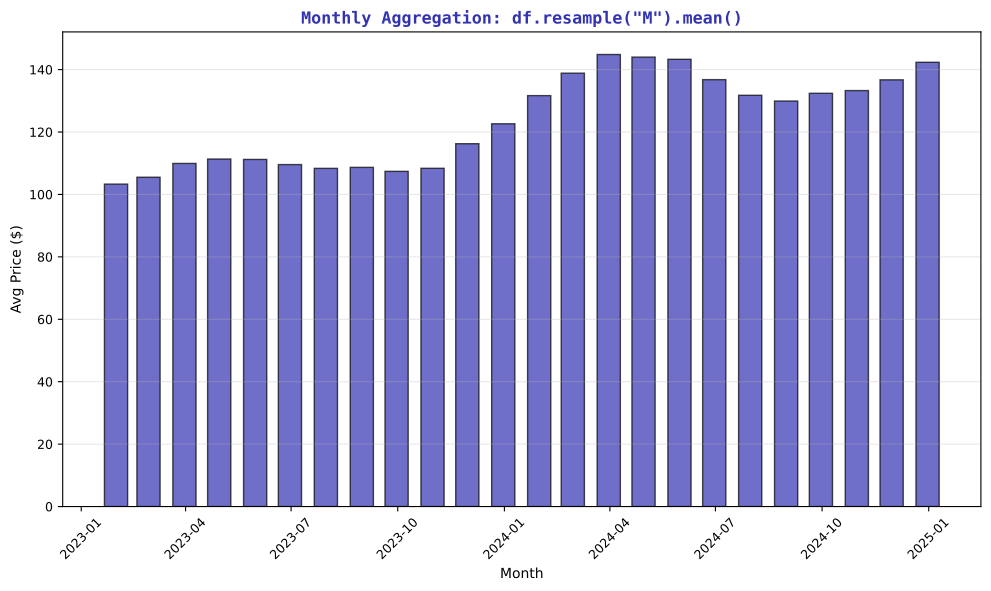

Reproduce this figure in Python.
"""Monthly Aggregation - Resampling time series data"""
import matplotlib.pyplot as plt
import numpy as np
import pandas as pd
from pathlib import Path

plt.rcParams.update({
    'font.size': 10,
    'axes.labelsize': 10,
    'axes.titlesize': 11,
    'xtick.labelsize': 9,
    'ytick.labelsize': 9,
    'legend.fontsize': 9,
    'figure.figsize': (10, 6),
    'figure.dpi': 150
})

MLPURPLE = '#3333B2'
MLLAVENDER = '#ADADE0'
MLBLUE = '#0066CC'
MLORANGE = '#FF7F0E'
MLGREEN = '#2CA02C'
MLRED = '#D62728'

np.random.seed(42)
dates = pd.date_range('2023-01-01', '2024-12-31', freq='D')
n = len(dates)

trend = np.linspace(100, 150, n)
seasonal = 10 * np.sin(np.linspace(0, 4*np.pi, n))
noise = np.cumsum(np.random.randn(n) * 0.5)
prices = trend + seasonal + noise

df = pd.DataFrame({'Date': dates, 'Price': prices})
df.set_index('Date', inplace=True)

fig, ax = plt.subplots(figsize=(10, 6))

monthly = df.resample('ME').mean()
ax.bar(monthly.index, monthly['Price'], width=20, color=MLPURPLE, alpha=0.7, edgecolor='black')
ax.set_xlabel('Month', fontsize=10)
ax.set_ylabel('Avg Price ($)', fontsize=10)
ax.set_title('Monthly Aggregation: df.resample("M").mean()', fontsize=12,
             fontweight='bold', color=MLPURPLE, family='monospace')
ax.tick_params(axis='x', rotation=45)
ax.grid(axis='y', alpha=0.3)

plt.tight_layout()
plt.savefig(Path(__file__).parent / 'chart.pdf', dpi=300, bbox_inches='tight')
plt.close()
